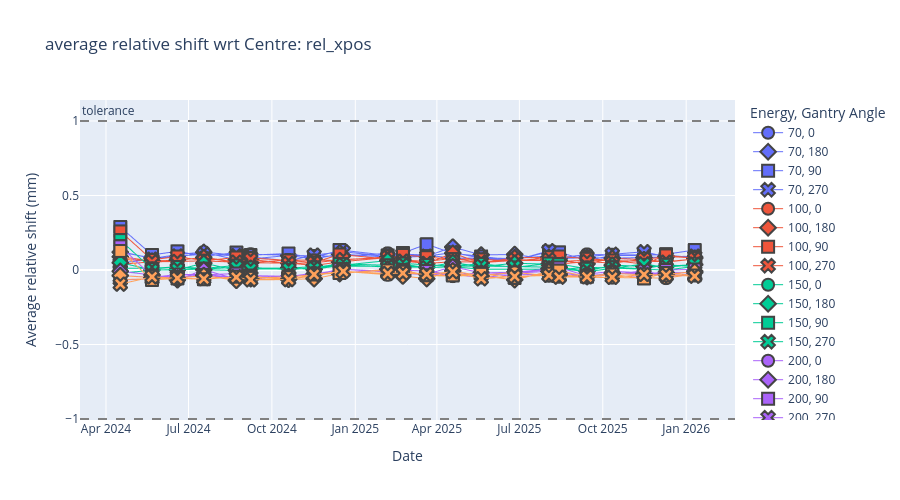

Notebook source saved alongside this figure:
### Code cell
plotly_ave_spot_position(sub_df, "rel_xpos", "Gantry 1", "XRV-3000", 24, exclude_centre=True)

### Figure 1 — Plotly figure (JSON) as saved in the notebook; plotly's stock layout.template omitted (floating-point values rounded to 4 significant figures; data arrays with more than 128 entries replaced by an {"elided": "..."} marker saying what was removed)
{"data": [{"hovertemplate": "Energy=70<br>Gantry Angle=0<br>Date=%{x}<br>Average relative shift (mm)=%{y}<extra></extra>", "legendgroup": "70, 0", "line": {"width": 1}, "marker": {"color": "#636efa", "line": {"width": 2}, "size": 12, "symbol": "circle"}, "mode": "markers+lines", "name": "70, 0", "showlegend": true, "type": "scattergl", "x": {"elided": "168 str values"}, "xaxis": "x", "y": {"elided": "168 float values"}, "yaxis": "y"}, {"hovertemplate": "Energy=70<br>Gantry Angle=180<br>Date=%{x}<br>Average relative shift (mm)=%{y}<extra></extra>", "legendgroup": "70, 180", "line": {"width": 1}, "marker": {"color": "#636efa", "line": {"width": 2}, "size": 12, "symbol": "diamond"}, "mode": "markers+lines", "name": "70, 180", "showlegend": true, "type": "scattergl", "x": {"elided": "184 str values"}, "xaxis": "x", "y": {"elided": "184 float values"}, "yaxis": "y"}, {"hovertemplate": "Energy=70<br>Gantry Angle=90<br>Date=%{x}<br>Average relative shift (mm)=%{y}<extra></extra>", "legendgroup": "70, 90", "line": {"width": 1}, "marker": {"color": "#636efa", "line": {"width": 2}, "size": 12, "symbol": "square"}, "mode": "markers+lines", "name": "70, 90", "showlegend": true, "type": "scattergl", "x": {"elided": "176 str values"}, "xaxis": "x", "y": {"elided": "176 float values"}, "yaxis": "y"}, {"hovertemplate": "Energy=70<br>Gantry Angle=270<br>Date=%{x}<br>Average relative shift (mm)=%{y}<extra></extra>", "legendgroup": "70, 270", "line": {"width": 1}, "marker": {"color": "#636efa", "line": {"width": 2}, "size": 12, "symbol": "x"}, "mode": "markers+lines", "name": "70, 270", "showlegend": true, "type": "scattergl", "x": {"elided": "176 str values"}, "xaxis": "x", "y": {"elided": "176 float values"}, "yaxis": "y"}, {"hovertemplate": "Energy=100<br>Gantry Angle=0<br>Date=%{x}<br>Average relative shift (mm)=%{y}<extra></extra>", "legendgroup": "100, 0", "line": {"width": 1}, "marker": {"color": "#EF553B", "line": {"width": 2}, "size": 12, "symbol": "circle"}, "mode": "markers+lines", "name": "100, 0", "showlegend": true, "type": "scattergl", "x": {"elided": "168 str values"}, "xaxis": "x", "y": {"elided": "168 float values"}, "yaxis": "y"}, {"hovertemplate": "Energy=100<br>Gantry Angle=180<br>Date=%{x}<br>Average relative shift (mm)=%{y}<extra></extra>", "legendgroup": "100, 180", "line": {"width": 1}, "marker": {"color": "#EF553B", "line": {"width": 2}, "size": 12, "symbol": "diamond"}, "mode": "markers+lines", "name": "100, 180", "showlegend": true, "type": "scattergl", "x": {"elided": "184 str values"}, "xaxis": "x", "y": {"elided": "184 float values"}, "yaxis": "y"}, {"hovertemplate": "Energy=100<br>Gantry Angle=90<br>Date=%{x}<br>Average relative shift (mm)=%{y}<extra></extra>", "legendgroup": "100, 90", "line": {"width": 1}, "marker": {"color": "#EF553B", "line": {"width": 2}, "size": 12, "symbol": "square"}, "mode": "markers+lines", "name": "100, 90", "showlegend": true, "type": "scattergl", "x": {"elided": "176 str values"}, "xaxis": "x", "y": {"elided": "176 float values"}, "yaxis": "y"}, {"hovertemplate": "Energy=100<br>Gantry Angle=270<br>Date=%{x}<br>Average relative shift (mm)=%{y}<extra></extra>", "legendgroup": "100, 270", "line": {"width": 1}, "marker": {"color": "#EF553B", "line": {"width": 2}, "size": 12, "symbol": "x"}, "mode": "markers+lines", "name": "100, 270", "showlegend": true, "type": "scattergl", "x": {"elided": "176 str values"}, "xaxis": "x", "y": {"elided": "176 float values"}, "yaxis": "y"}, {"hovertemplate": "Energy=150<br>Gantry Angle=0<br>Date=%{x}<br>Average relative shift (mm)=%{y}<extra></extra>", "legendgroup": "150, 0", "line": {"width": 1}, "marker": {"color": "#00cc96", "line": {"width": 2}, "size": 12, "symbol": "circle"}, "mode": "markers+lines", "name": "150, 0", "showlegend": true, "type": "scattergl", "x": {"elided": "168 str values"}, "xaxis": "x", "y": {"elided": "168 float values"}, "yaxis": "y"}, {"hovertemplate": "Energy=150<br>Gantry Angle=180<br>Date=%{x}<br>Average relative shift (mm)=%{y}<extra></extra>", "legendgroup": "150, 180", "line": {"width": 1}, "marker": {"color": "#00cc96", "line": {"width": 2}, "size": 12, "symbol": "diamond"}, "mode": "markers+lines", "name": "150, 180", "showlegend": true, "type": "scattergl", "x": {"elided": "184 str values"}, "xaxis": "x", "y": {"elided": "184 float values"}, "yaxis": "y"}, {"hovertemplate": "Energy=150<br>Gantry Angle=90<br>Date=%{x}<br>Average relative shift (mm)=%{y}<extra></extra>", "legendgroup": "150, 90", "line": {"width": 1}, "marker": {"color": "#00cc96", "line": {"width": 2}, "size": 12, "symbol": "square"}, "mode": "markers+lines", "name": "150, 90", "showlegend": true, "type": "scattergl", "x": {"elided": "176 str values"}, "xaxis": "x", "y": {"elided": "176 float values"}, "yaxis": "y"}, {"hovertemplate": "Energy=150<br>Gantry Angle=270<br>Date=%{x}<br>Average relative shift (mm)=%{y}<extra></extra>", "legendgroup": "150, 270", "line": {"width": 1}, "marker": {"color": "#00cc96", "line": {"width": 2}, "size": 12, "symbol": "x"}, "mode": "markers+lines", "name": "150, 270", "showlegend": true, "type": "scattergl", "x": {"elided": "176 str values"}, "xaxis": "x", "y": {"elided": "176 float values"}, "yaxis": "y"}, {"hovertemplate": "Energy=200<br>Gantry Angle=0<br>Date=%{x}<br>Average relative shift (mm)=%{y}<extra></extra>", "legendgroup": "200, 0", "line": {"width": 1}, "marker": {"color": "#ab63fa", "line": {"width": 2}, "size": 12, "symbol": "circle"}, "mode": "markers+lines", "name": "200, 0", "showlegend": true, "type": "scattergl", "x": {"elided": "168 str values"}, "xaxis": "x", "y": {"elided": "168 float values"}, "yaxis": "y"}, {"hovertemplate": "Energy=200<br>Gantry Angle=180<br>Date=%{x}<br>Average relative shift (mm)=%{y}<extra></extra>", "legendgroup": "200, 180", "line": {"width": 1}, "marker": {"color": "#ab63fa", "line": {"width": 2}, "size": 12, "symbol": "diamond"}, "mode": "markers+lines", "name": "200, 180", "showlegend": true, "type": "scattergl", "x": {"elided": "184 str values"}, "xaxis": "x", "y": {"elided": "184 float values"}, "yaxis": "y"}, {"hovertemplate": "Energy=200<br>Gantry Angle=90<br>Date=%{x}<br>Average relative shift (mm)=%{y}<extra></extra>", "legendgroup": "200, 90", "line": {"width": 1}, "marker": {"color": "#ab63fa", "line": {"width": 2}, "size": 12, "symbol": "square"}, "mode": "markers+lines", "name": "200, 90", "showlegend": true, "type": "scattergl", "x": {"elided": "176 str values"}, "xaxis": "x", "y": {"elided": "176 float values"}, "yaxis": "y"}, {"hovertemplate": "Energy=200<br>Gantry Angle=270<br>Date=%{x}<br>Average relative shift (mm)=%{y}<extra></extra>", "legendgroup": "200, 270", "line": {"width": 1}, "marker": {"color": "#ab63fa", "line": {"width": 2}, "size": 12, "symbol": "x"}, "mode": "markers+lines", "name": "200, 270", "showlegend": true, "type": "scattergl", "x": {"elided": "176 str values"}, "xaxis": "x", "y": {"elided": "176 float values"}, "yaxis": "y"}, {"hovertemplate": "Energy=240<br>Gantry Angle=0<br>Date=%{x}<br>Average relative shift (mm)=%{y}<extra></extra>", "legendgroup": "240, 0", "line": {"width": 1}, "marker": {"color": "#FFA15A", "line": {"width": 2}, "size": 12, "symbol": "circle"}, "mode": "markers+lines", "name": "240, 0", "showlegend": true, "type": "scattergl", "x": {"elided": "168 str values"}, "xaxis": "x", "y": {"elided": "168 float values"}, "yaxis": "y"}, {"hovertemplate": "Energy=240<br>Gantry Angle=180<br>Date=%{x}<br>Average relative shift (mm)=%{y}<extra></extra>", "legendgroup": "240, 180", "line": {"width": 1}, "marker": {"color": "#FFA15A", "line": {"width": 2}, "size": 12, "symbol": "diamond"}, "mode": "markers+lines", "name": "240, 180", "showlegend": true, "type": "scattergl", "x": {"elided": "184 str values"}, "xaxis": "x", "y": {"elided": "184 float values"}, "yaxis": "y"}, {"hovertemplate": "Energy=240<br>Gantry Angle=90<br>Date=%{x}<br>Average relative shift (mm)=%{y}<extra></extra>", "legendgroup": "240, 90", "line": {"width": 1}, "marker": {"color": "#FFA15A", "line": {"width": 2}, "size": 12, "symbol": "square"}, "mode": "markers+lines", "name": "240, 90", "showlegend": true, "type": "scattergl", "x": {"elided": "176 str values"}, "xaxis": "x", "y": {"elided": "176 float values"}, "yaxis": "y"}, {"hovertemplate": "Energy=240<br>Gantry Angle=270<br>Date=%{x}<br>Average relative shift (mm)=%{y}<extra></extra>", "legendgroup": "240, 270", "line": {"width": 1}, "marker": {"color": "#FFA15A", "line": {"width": 2}, "size": 12, "symbol": "x"}, "mode": "markers+lines", "name": "240, 270", "showlegend": true, "type": "scattergl", "x": {"elided": "176 str values"}, "xaxis": "x", "y": {"elided": "176 float values"}, "yaxis": "y"}], "layout": {"annotations": [{"showarrow": false, "text": "tolerance", "x": 0, "xanchor": "left", "xref": "x domain", "y": 1, "yanchor": "bottom", "yref": "y"}], "height": 500, "legend": {"title": {"text": "Energy, Gantry Angle"}, "tracegroupgap": 0}, "shapes": [{"line": {"color": "grey", "dash": "dash"}, "type": "line", "x0": 0, "x1": 1, "xref": "x domain", "y0": 1, "y1": 1, "yref": "y"}, {"line": {"color": "grey", "dash": "dash"}, "type": "line", "x0": 0, "x1": 1, "xref": "x domain", "y0": -1, "y1": -1, "yref": "y"}], "title": {"text": "average relative shift wrt Centre: rel_xpos"}, "xaxis": {"anchor": "y", "domain": [0, 1], "title": {"text": "Date"}}, "yaxis": {"anchor": "x", "domain": [0, 1], "title": {"text": "Average relative shift (mm)"}}}}
